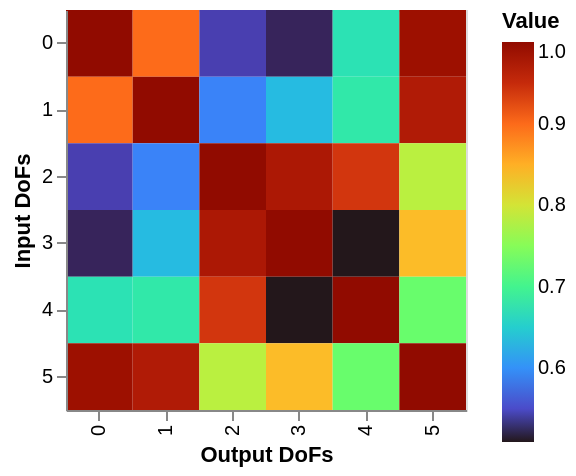

Source (notebook cell):
### Markdown cell above
Reciprocity check on the FRF matrix

### Code cell
coh_crit = pyFBS.utility.coh_on_FRF(vpt.vptData[:,6:,6:])

pyFBS.imshow(coh_crit)

### Figure 1 — Vega-Lite specification as saved in the notebook (floating-point values rounded to 4 significant figures)
{"config": {"view": {"continuousWidth": 300, "continuousHeight": 300}}, "data": {"name": "data-1dbd61d0623a36050f2c35e7ebdf61cc"}, "mark": {"type": "rect"}, "encoding": {"color": {"field": "rec", "legend": {"title": "Value"}, "scale": {"scheme": "turbo"}, "type": "quantitative"}, "tooltip": [{"field": "rec", "format": ".3f", "title": "Value", "type": "quantitative"}], "x": {"axis": {"title": "Output DoFs"}, "field": "x", "type": "ordinal"}, "y": {"axis": {"title": "Input DoFs"}, "field": "y", "type": "ordinal"}}, "height": 200, "title": "", "width": 200, "$schema": "https://vega.github.io/schema/vega-lite/v5.20.1.json", "datasets": {"data-1dbd61d0623a36050f2c35e7ebdf61cc": [{"x": 0, "y": 0, "rec": 1.0}, {"x": 1, "y": 0, "rec": 0.8993}, {"x": 2, "y": 0, "rec": 0.5412}, {"x": 3, "y": 0, "rec": 0.5204}, {"x": 4, "y": 0, "rec": 0.6715}, {"x": 5, "y": 0, "rec": 0.9827}, {"x": 0, "y": 1, "rec": 0.8993}, {"x": 1, "y": 1, "rec": 1.0}, {"x": 2, "y": 1, "rec": 0.5897}, {"x": 3, "y": 1, "rec": 0.6335}, {"x": 4, "y": 1, "rec": 0.6793}, {"x": 5, "y": 1, "rec": 0.9657}, {"x": 0, "y": 2, "rec": 0.5412}, {"x": 1, "y": 2, "rec": 0.5897}, {"x": 2, "y": 2, "rec": 1.0}, {"x": 3, "y": 2, "rec": 0.9691}, {"x": 4, "y": 2, "rec": 0.9396}, {"x": 5, "y": 2, "rec": 0.7827}, {"x": 0, "y": 3, "rec": 0.5204}, {"x": 1, "y": 3, "rec": 0.6335}, {"x": 2, "y": 3, "rec": 0.9691}, {"x": 3, "y": 3, "rec": 1.0}, {"x": 4, "y": 3, "rec": 0.5093}, {"x": 5, "y": 3, "rec": 0.8398}, {"x": 0, "y": 4, "rec": 0.6715}, {"x": 1, "y": 4, "rec": 0.6793}, {"x": 2, "y": 4, "rec": 0.9396}, {"x": 3, "y": 4, "rec": 0.5093}, {"x": 4, "y": 4, "rec": 1.0}, {"x": 5, "y": 4, "rec": 0.7298}, {"x": 0, "y": 5, "rec": 0.9827}, {"x": 1, "y": 5, "rec": 0.9657}, {"x": 2, "y": 5, "rec": 0.7827}, {"x": 3, "y": 5, "rec": 0.8398}, {"x": 4, "y": 5, "rec": 0.7298}, {"x": 5, "y": 5, "rec": 1.0}]}}
